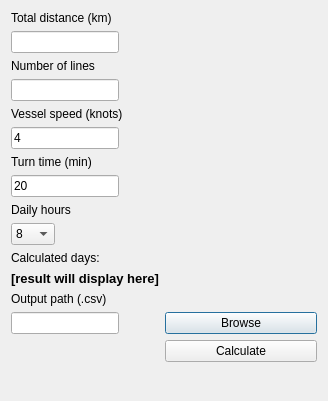
<?xml version="1.0" encoding="UTF-8"?>
<ui version="4.0">
 <class>Dialog</class>
 <widget class="QDialog" name="Dialog">
  <property name="geometry">
   <rect>
    <x>0</x>
    <y>0</y>
    <width>328</width>
    <height>401</height>
   </rect>
  </property>
  <property name="windowTitle">
   <string>Dialog</string>
  </property>
  <layout class="QVBoxLayout" name="verticalLayout">
   <item>
    <layout class="QFormLayout" name="formLayout">
     <item row="0" column="0">
      <widget class="QLabel" name="label_total_km">
       <property name="text">
        <string>Total distance (km)</string>
       </property>
      </widget>
     </item>
     <item row="1" column="0">
      <widget class="QLineEdit" name="lineEdit_total_km"/>
     </item>
     <item row="2" column="0">
      <widget class="QLabel" name="label_num_lines">
       <property name="text">
        <string>Number of lines</string>
       </property>
      </widget>
     </item>
     <item row="3" column="0">
      <widget class="QLineEdit" name="lineEdit_num_lines"/>
     </item>
     <item row="4" column="0">
      <widget class="QLabel" name="label_speed">
       <property name="text">
        <string>Vessel speed (knots)</string>
       </property>
      </widget>
     </item>
     <item row="5" column="0">
      <widget class="QLineEdit" name="lineEdit_speed">
       <property name="text">
        <string>4</string>
       </property>
      </widget>
     </item>
     <item row="6" column="0">
      <widget class="QLabel" name="label_turn_time">
       <property name="text">
        <string>Turn time (min)</string>
       </property>
      </widget>
     </item>
     <item row="7" column="0">
      <widget class="QLineEdit" name="lineEdit_turn_time">
       <property name="text">
        <string>20</string>
       </property>
      </widget>
     </item>
     <item row="8" column="0">
      <widget class="QLabel" name="label_hours">
       <property name="text">
        <string>Daily hours</string>
       </property>
      </widget>
     </item>
     <item row="9" column="0">
      <widget class="QComboBox" name="comboBox_hours">
       <item>
        <property name="text">
         <string>8</string>
        </property>
       </item>
       <item>
        <property name="text">
         <string>12</string>
        </property>
       </item>
       <item>
        <property name="text">
         <string>24</string>
        </property>
       </item>
      </widget>
     </item>
     <item row="10" column="0">
      <widget class="QLabel" name="label_result_front">
       <property name="text">
        <string>Calculated days:</string>
       </property>
      </widget>
     </item>
     <item row="11" column="0">
      <widget class="QLabel" name="label_result">
       <property name="font">
        <font>
         <pointsize>10</pointsize>
         <bold>true</bold>
        </font>
       </property>
       <property name="toolTip">
        <string>&lt;html&gt;&lt;head/&gt;&lt;body&gt;&lt;p&gt;For detailed info, look into the generated csv. This only shows the estimated survey days.&lt;/p&gt;&lt;/body&gt;&lt;/html&gt;</string>
       </property>
       <property name="text">
        <string>[result will display here]</string>
       </property>
      </widget>
     </item>
     <item row="12" column="0">
      <widget class="QLabel" name="label_path">
       <property name="toolTip">
        <string>&lt;html&gt;&lt;head/&gt;&lt;body&gt;&lt;p&gt;This will contain all the input params, total turn time and survey days.&lt;/p&gt;&lt;/body&gt;&lt;/html&gt;</string>
       </property>
       <property name="text">
        <string>Output path (.csv)</string>
       </property>
      </widget>
     </item>
     <item row="13" column="0">
      <widget class="QLineEdit" name="lineEdit_output_path"/>
     </item>
     <item row="13" column="1">
      <widget class="QPushButton" name="pushButton_browse_output">
       <property name="text">
        <string>Browse</string>
       </property>
      </widget>
     </item>
     <item row="14" column="1">
      <widget class="QPushButton" name="pushButton_calculate">
       <property name="text">
        <string>Calculate</string>
       </property>
      </widget>
     </item>
    </layout>
   </item>
  </layout>
 </widget>
 <resources/>
 <connections/>
</ui>
